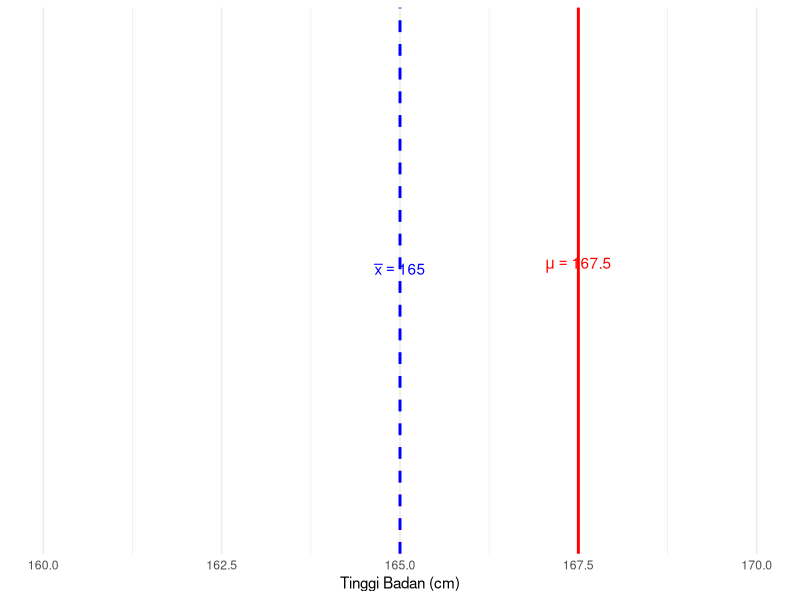
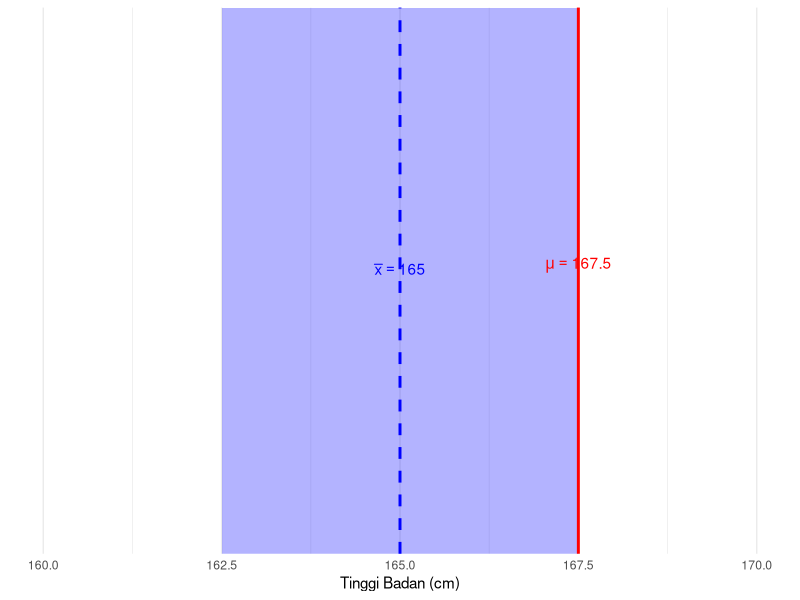
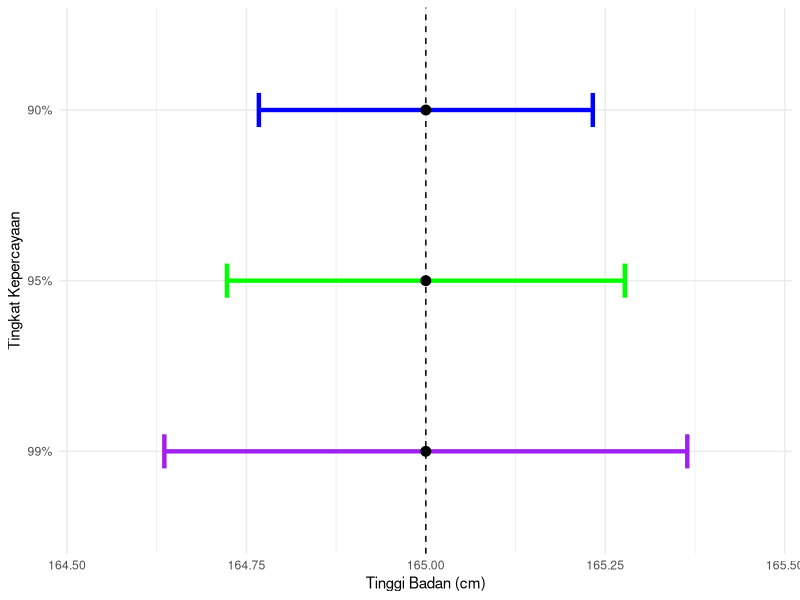
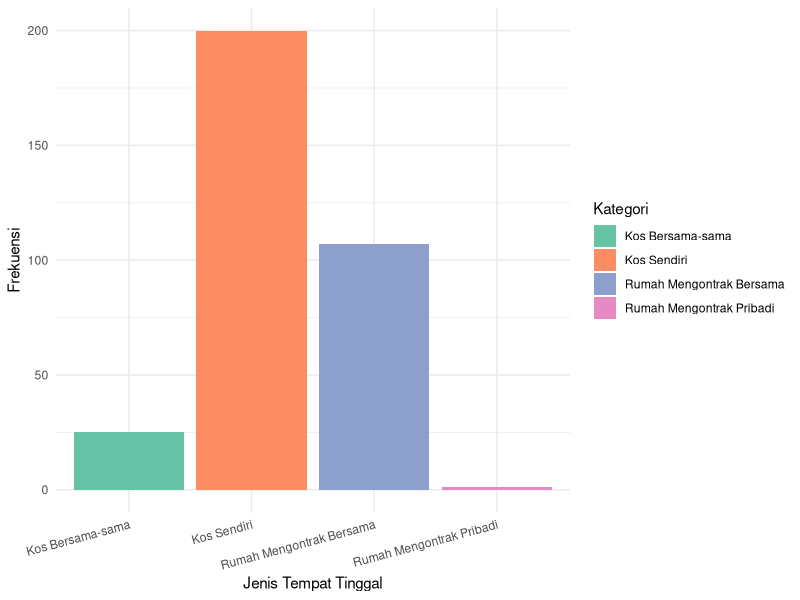

Source code (R) for these figures, in order: (Note: this script raises an error after producing the figures.)
## ---- chunk 1
library(kableExtra)
data <- data.frame(
    "Ukuran" = c("Rata-rata", "Simpangan baku", "Variansi", "Proporsi", "Jumlah nilai", "Ukuran observasi"),
    "Statistik (Sampel)" = c("$\\bar{x}$", "$s$", "$s^2$", "$\\hat{p}$", "$x$", "$n$"),
    "Parameter (Populasi)" = c("$\\mu$", "$\\sigma$", "$\\sigma^2$", "$P$", "$X$", "$N$"),
    check.names = FALSE
)
data |>
    kbl(
        caption = "Simbol-simbol yang Digunakan Untuk Statistik dan Parameter",
        escape = FALSE, align = "l"
    ) |>
    kable_styling(bootstrap_options = c("striped", "hover", "condensed", "responsive"), full_width = F)
## ---- chunk 2
library(ggplot2)
ggplot() +
    geom_vline(xintercept = 165.0, linetype = "dashed", color = "blue", size = 1) +
    geom_vline(xintercept = 167.5, linetype = "solid", color = "red", size = 1) +
    annotate("text", x = 165.0, y = 1.05, label = expression(bar(x) == 165.0), color = "blue", vjust = -0.5) +
    annotate("text", x = 167.5, y = 1.05, label = expression(mu == 167.5), color = "red", vjust = -0.5) +
    scale_y_continuous(labels = NULL, breaks = NULL) +
    scale_x_continuous(breaks = c(160, 162.5, 165.0, 167.5, 170.0), limits = c(160, 170)) +
    labs(x = "Tinggi Badan (cm)", y = NULL) +
    theme_minimal() +
    theme(axis.line.y = element_blank(), axis.ticks.y = element_blank(), panel.grid.major.y = element_blank(), panel.grid.minor.y = element_blank())
## ---- chunk 3
library(ggplot2)
ggplot() +
    annotate("rect", xmin = 165.0 - 2.5, xmax = 165.0 + 2.5, ymin = -Inf, ymax = Inf, alpha = 0.3, fill = "blue") +
    geom_vline(xintercept = 165.0, linetype = "dashed", color = "blue", size = 1) +
    geom_vline(xintercept = 167.5, linetype = "solid", color = "red", size = 1) +
    annotate("text", x = 165.0, y = 1.05, label = expression(bar(x) == 165.0), color = "blue", vjust = -0.5) +
    annotate("text", x = 167.5, y = 1.05, label = expression(mu == 167.5), color = "red", vjust = -0.5) +
    scale_y_continuous(labels = NULL, breaks = NULL) +
    scale_x_continuous(breaks = c(160, 162.5, 165.0, 167.5, 170.0), limits = c(160, 170)) +
    labs(x = "Tinggi Badan (cm)", y = NULL) +
    theme_minimal() +
    theme(axis.line.y = element_blank(), axis.ticks.y = element_blank(), panel.grid.major.y = element_blank(), panel.grid.minor.y = element_blank())
## ---- chunk 4
library(ggplot2)
mean_val <- 165
sd_val <- 2
n <- 200
se <- sd_val / sqrt(n)
ci_90 <- mean_val + c(-1, 1) * qnorm(0.95) * se
ci_95 <- mean_val + c(-1, 1) * qnorm(0.975) * se
ci_99 <- mean_val + c(-1, 1) * qnorm(0.995) * se

df_cl <- data.frame(
    CL = factor(c("99%", "95%", "90%"), levels = c("99%", "95%", "90%")),
    ymin = c(ci_99[1], ci_95[1], ci_90[1]),
    ymax = c(ci_99[2], ci_95[2], ci_90[2])
)

ggplot(df_cl, aes(y = CL, x = mean_val)) +
    geom_errorbarh(aes(xmin = ymin, xmax = ymax, color = CL), height = 0.2, size = 1.5) +
    geom_point(color = "black", size = 3) +
    geom_vline(xintercept = mean_val, linetype = "dashed", color = "black") +
    scale_color_manual(values = c("99%" = "purple", "95%" = "green", "90%" = "blue")) +
    labs(x = "Tinggi Badan (cm)", y = "Tingkat Kepercayaan") +
    theme_minimal() +
    theme(legend.position = "none") +
    scale_x_continuous(limits = c(min(ci_99) - 0.1, max(ci_99) + 0.1))
## ---- chunk 5
library(ggplot2)
library(dplyr)
data <- read.csv("datasets/DataUtama_mhsITERA.csv", sep = ";")

data_sewa <- data |>
    filter(jenis.tempat.tinggal %in% c("Kos sendiri", "Rumah mengontrak bersama-sama", "Kos bersama-sama", "Rumah mengontrak sendiri")) |>
    mutate(jenis.tempat.tinggal = case_when(
        jenis.tempat.tinggal == "Kos sendiri" ~ "Kos Sendiri",
        jenis.tempat.tinggal == "Rumah mengontrak bersama-sama" ~ "Rumah Mengontrak Bersama",
        jenis.tempat.tinggal == "Kos bersama-sama" ~ "Kos Bersama-sama",
        jenis.tempat.tinggal == "Rumah mengontrak sendiri" ~ "Rumah Mengontrak Pribadi",
        TRUE ~ jenis.tempat.tinggal
    ))

ggplot(data_sewa, aes(x = jenis.tempat.tinggal, fill = jenis.tempat.tinggal)) +
    geom_bar() +
    labs(x = "Jenis Tempat Tinggal", y = "Frekuensi", fill = "Kategori") +
    theme_minimal() +
    scale_fill_brewer(palette = "Set2") +
    theme(axis.text.x = element_text(angle = 15, hjust = 1))
## ---- chunk 6
knitr::include_graphics("images/bab-6-membagi-2-alpha.png")
## ---- chunk 7
knitr::include_graphics("images/bab-6-mencari-z.PNG")
## ---- chunk 8
knitr::include_graphics("images/bab-6-interpretasi.png")
